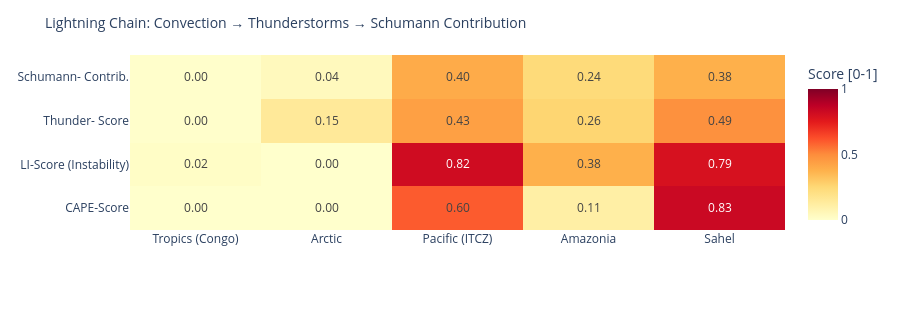

Notebook code cell kept with this figure:
### Code cell
# ============================================================
# LIGHTNING CHAIN: Convection → Thunderstorms → Schumann
# Shows the causal chain per measurement point as heatmap
# ============================================================

def cape_score(v):
    """CAPE → normalized score [0,1]"""
    if v is None or pd.isna(v): return 0.0
    return min(1.0, float(v) / 3000)

def li_score(v):
    """Lifted Index: negative = unstable → score [0,1]"""
    if v is None or pd.isna(v): return 0.3
    return min(1.0, max(0.0, (-float(v) + 6) / 12))

def cloud_score(v):
    if v is None or pd.isna(v): return 0.3
    return float(v) / 100

def thunder_score(row):
    """Kombinierter Gewitterwahrscheinlichkeits-Score
    CAPE + LI + Bedeckung + WMO-Gewitter + konvektiver Niederschlag (showers)
    Hinweis: X-Ray und Kp sind kein Bestandteil – nur geomagn./solarer Kontext.
    """
    cs = cape_score(row.get('cape'))
    ls = li_score(row.get('li'))
    cl = cloud_score(row.get('cloud'))
    t  = 1.0 if row.get('thunderstorm') else 0.0
    # Convective precipitation (showers) as additional indicator
    sh = min(1.0, (row.get('showers') or 0) / 5.0)
    return round(cs * 0.30 + ls * 0.25 + cl * 0.15 + t * 0.20 + sh * 0.10, 3)

def schumann_contribution(t_score, lat):
    """Schumann contribution: higher in tropics (±30°), scaled by thunderstorm score"""
    lat_weight = max(0.3, 1.0 - abs(lat) / 60)
    return round(t_score * lat_weight, 3)

df_atm['cape_score']   = df_atm.apply(lambda r: cape_score(r['cape']), axis=1)
df_atm['li_score']     = df_atm.apply(lambda r: li_score(r['li']),    axis=1)
df_atm['thunder_score']= df_atm.apply(lambda r: thunder_score(r.to_dict()), axis=1)
df_atm['schumann_contribution'] = df_atm.apply(
    lambda r: schumann_contribution(r['thunder_score'], r['lat']), axis=1)

metrics = ['cape_score', 'li_score', 'thunder_score', 'schumann_contribution']
labels  = ['CAPE-Score', 'LI-Score\n(Instability)', 'Thunder-\nScore', 'Schumann-\nContrib.']
z_data  = [df_atm[m].tolist() for m in metrics]

fig = go.Figure(go.Heatmap(
    z=z_data,
    x=df_atm['point'].tolist(),
    y=labels,
    colorscale='YlOrRd',
    zmin=0, zmax=1,
    text=[[f'{v:.2f}' for v in row] for row in z_data],
    texttemplate='%{text}', textfont=dict(size=12),
    colorbar=dict(title='Score [0-1]')
))
fig.update_layout(
    title=dict(text='Lightning Chain: Convection → Thunderstorms → Schumann Contribution', font=dict(size=14)),
    height=310,
    plot_bgcolor='rgba(0,0,0,0)', paper_bgcolor='rgba(0,0,0,0)',
    margin=dict(l=130, r=80, t=55, b=80)
)
fig.show()

### Figure 1 — Plotly figure (JSON) as saved in the notebook; plotly's stock layout.template omitted (floating-point values rounded to 4 significant figures)
{"data": [{"colorbar": {"title": {"text": "Score [0-1]"}}, "colorscale": [[0.0, "rgb(255,255,204)"], [0.125, "rgb(255,237,160)"], [0.25, "rgb(254,217,118)"], [0.375, "rgb(254,178,76)"], [0.5, "rgb(253,141,60)"], [0.625, "rgb(252,78,42)"], [0.75, "rgb(227,26,28)"], [0.875, "rgb(189,0,38)"], [1.0, "rgb(128,0,38)"]], "text": [["0.00", "0.00", "0.60", "0.11", "0.83"], ["0.02", "0.00", "0.82", "0.38", "0.79"], ["0.00", "0.15", "0.43", "0.26", "0.49"], ["0.00", "0.04", "0.40", "0.24", "0.38"]], "textfont": {"size": 12}, "texttemplate": "%{text}", "type": "heatmap", "x": ["Tropics (Congo)", "Arctic", "Pacific (ITCZ)", "Amazonia", "Sahel"], "y": ["CAPE-Score", "LI-Score\n(Instability)", "Thunder-\nScore", "Schumann-\nContrib."], "z": [[0.0, 0.0, 0.6, 0.11, 0.8333], [0.01667, 0.0, 0.8167, 0.3833, 0.7917], [0.004, 0.147, 0.435, 0.261, 0.488], [0.004, 0.044, 0.399, 0.239, 0.382]], "zmax": 1, "zmin": 0}], "layout": {"height": 310, "margin": {"b": 80, "l": 130, "r": 80, "t": 55}, "paper_bgcolor": "rgba(0,0,0,0)", "plot_bgcolor": "rgba(0,0,0,0)", "title": {"font": {"size": 14}, "text": "Lightning Chain: Convection → Thunderstorms → Schumann Contribution"}}}
